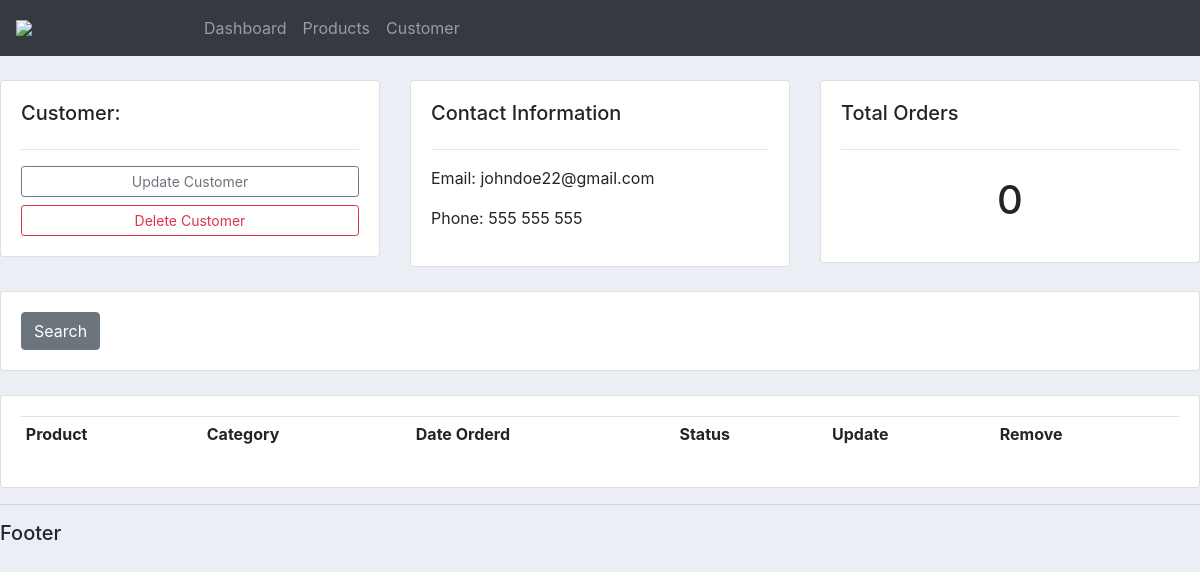
The app's page /customer/1, older data.
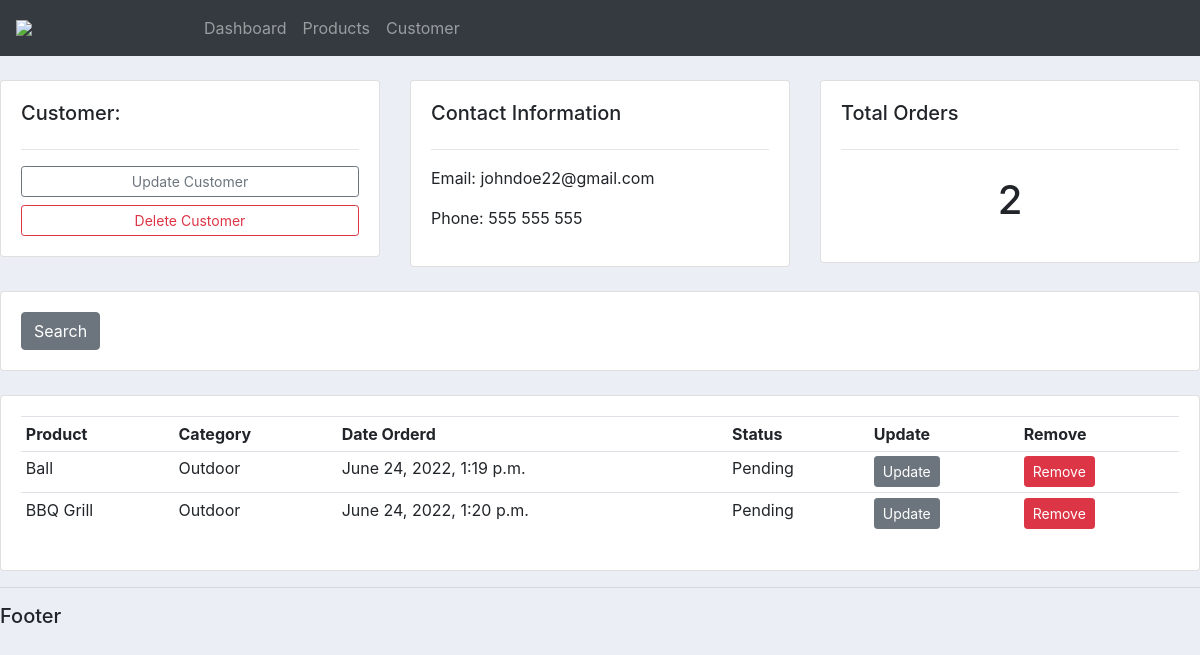
The same page, newer data.
### accounts/models.py (models this page shows)
class Order(models.Model):
    STATUS = (
        ('Pending', 'Pending'),
        ('Out for delivery', 'Out for delivery'),
        ('Delivered', 'Delivered'),
    )
    customer = models.ForeignKey(Customer, null=True, on_delete=models.SET_NULL)
    product = models.ForeignKey(Product, null=True, on_delete=models.SET_NULL)
    date_created = models.DateTimeField(auto_now_add=True, null=True)
    status = models.CharField(max_length=200, null=True, choices=STATUS)

class Product(models.Model):
    CATEGORY = (
        ('Indoor', 'Indoor'),
        ('Outdoor', 'Outdoor'),
        )
    name = models.CharField(max_length=200, null=True)
    price = models.FloatField(null=True)
    category = models.CharField(max_length=200, null=True, choices=CATEGORY)
    description = models.CharField(max_length=200, null=True, blank=True)
    date_created = models.DateTimeField(auto_now_add=True, null=True)
    tags = models.ManyToManyField(Tag)
    def __str__(self):
        return self.name

### accounts/views.py (the view)
# urls.py: path('customer/<str:pk_test>', views.customer, name="customer"),
def customer(request, pk_test):
    customer = Customer.objects.get(id=pk_test)
    orders = customer.order_set.all()
    order_count = orders.count()
    context = {
        'customer': customer,
        'orders': orders,
        'order_count': order_count,
    }
    return render(request, 'accounts/customer.html', context)

### accounts/templates/accounts/customer.html
{%  extends 'accounts/main.html' %}
{% block content %}
	<br>
<div class="row">
	<div class="col-md">
		<div class="card card-body">
			<h5>Customer:</h5>
			<hr>
			<a class="btn btn-outline-secondary  btn-sm btn-block" href="">Update Customer</a>
			<a class="btn btn-outline-danger  btn-sm btn-block" href="">Delete Customer</a>
		</div>
	</div>
	<div class="col-md">
		<div class="card card-body">
			<h5>Contact Information</h5>
			<hr>
			<p>Email: {{ customer.email }}</p>
			<p>Phone: {{ customer.phone }}</p>
		</div>
	</div>
	<div class="col-md">
		<div class="card card-body">
			<h5>Total Orders</h5>
			<hr>
			<h1 style="text-align: center;padding: 10px">{{ order_count }}</h1>
		</div>
	</div>
</div>
<br>
<div class="row">
	<div class="col">
		<div class="card card-body">
			<form method="get">
		    <button class="btn btn-secondary" type="submit">Search</button>
		  </form>
		</div>
	</div>
</div>
<br>
<div class="row">
	<div class="col-md">
		<div class="card card-body">
			<table class="table table-sm">
				<tr>
					<th>Product</th>
					<th>Category</th>
					<th>Date Orderd</th>
					<th>Status</th>
					<th>Update</th>
					<th>Remove</th>
				</tr>
				{% for order in orders %}
				<tr>
					<td>{{order.product}}</td>
					<td>{{order.product.category}}</td>
					<td>{{order.date_created}}</td>
					<td>{{order.status}}</td>
					<td><a class="btn btn-sm btn-secondary" href="">Update</a></td>
					<td><a class="btn btn-sm btn-danger" href="">Remove</a></td>
				</tr>
				{% endfor %}
			</table>
		</div>
	</div>
</div>
{% endblock %}

Row changes from the older to the newer data that the page shows:
added Order: product "Ball", product.category "Outdoor", date_created "June 24, 2022, 1:19 p.m.", status "Pending"
added Order: product "BBQ Grill", product.category "Outdoor", date_created "June 24, 2022, 1:20 p.m.", status "Pending"
Text that changed along with them:
{{ order_count }}: "0" → "2"
